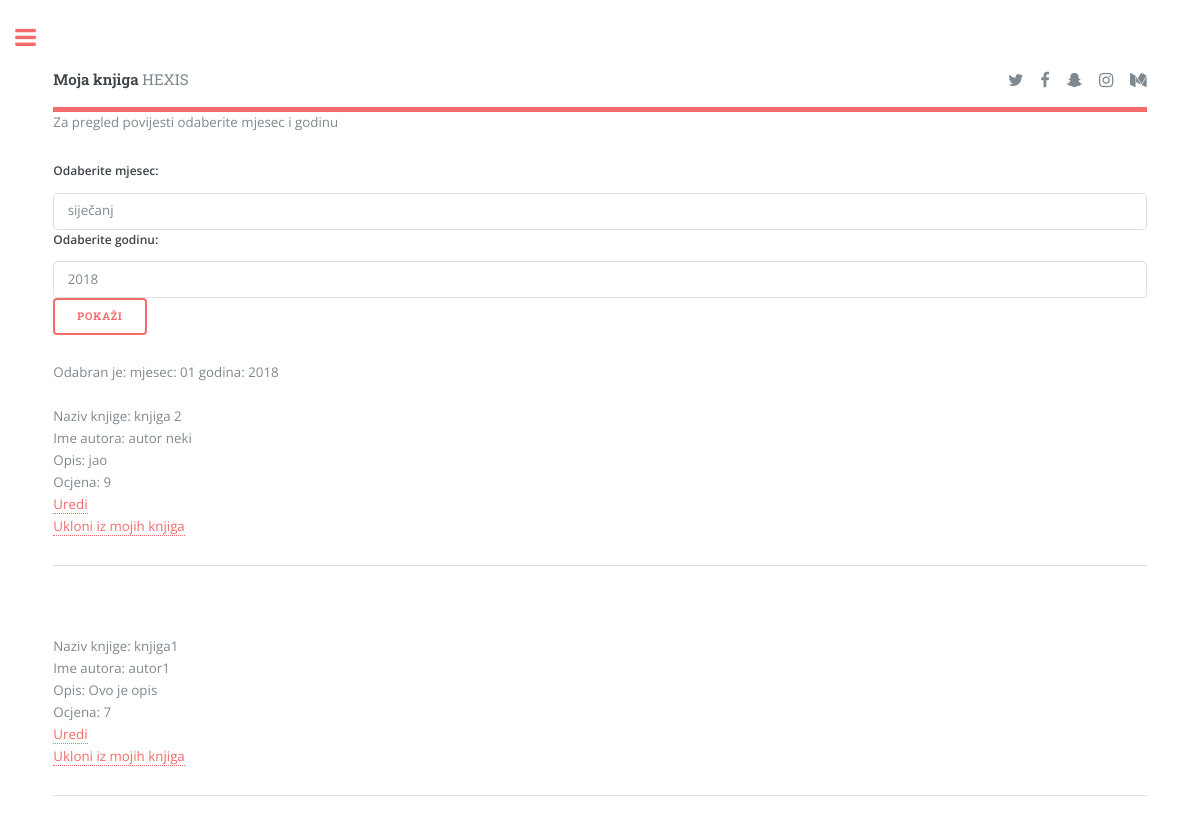
Screenshot of /mybooksReportB.php (signed in) with the database file from the repository.
### tables this page shows
CREATE TABLE `ratingsb` (
  `id` int(11) NOT NULL,
  `userIdR` int(11) NOT NULL,
  `ratingR` int(11) NOT NULL,
  `bookIdR` int(11) NOT NULL
);

CREATE TABLE `booksb` (
  `id` int(11) NOT NULL,
  `nameBo` varchar(100) NOT NULL,
  `authorBo` varchar(500) NOT NULL,
  `descriptionBo` varchar(500) NOT NULL,
  `idUserBo` int(11) NOT NULL,
  `dateB` timestamp NOT NULL DEFAULT CURRENT_TIMESTAMP
);

### mybooksReportB.php (the view, shortened to what this page needs)
<?php
if( isset($_POST['mjesec']) ){
$mjesec=$_POST['mjesec'];}else
{$mjesec=date('m');}
if( isset($_POST['godina']) ){
$godina=$_POST['godina'];}else
{$godina=date('Y');}
$user= $_SESSION["user"];
if($mjesec==="1"){$selected1="selected";}else{$selected1=" ";}
if($godina==="2018"){$selected2018="selected";}else{$selected2018=" ";}
?>
<html>
<head>
    <link rel="stylesheet" href="assets/css/main.css" />
</head>
<body>
                    <div id="wrapper">
                <div id="main">
						<div class="inner">
                                                    <header id="header">
									<a href="index.php" class="logo"><strong>Moja knjiga</strong> HEXIS</a>
									<ul class="icons">
										<li><a href="#" class="icon fa-twitter"><span class="label">Twitter</span></a></li>
										<li><a href="#" class="icon fa-facebook"><span class="label">Facebook</span></a></li>
										<li><a href="#" class="icon fa-snapchat-ghost"><span class="label">Snapchat</span></a></li>
										<li><a href="#" class="icon fa-instagram"><span class="label">Instagram</span></a></li>
										<li><a href="#" class="icon fa-medium"><span class="label">Medium</span></a></li>
									</ul>
								</header>
    <form name="addbook" action="" method="POST">
        <p>Za pregled povijesti odaberite mjesec i godinu</p>
        <label>Odaberite mjesec: </label>
  <select type="select" name="mjesec" >
      <option value="1" <?php echo $selected1 ?> >siječanj</option>
  </select>
          <label>Odaberite godinu: </label>
  <select type="select" name="godina" >
      <option <?php echo $selected2018 ?> value="2018" selected="">2018</option>
  </select>
  <button class="button" type="submit">Pokaži</button>
 </form>
</body>
<?php
echo "mjesec: ";
echo $mjesec;
echo "godina: ";
echo $godina;
echo "<br>";
$pdo = Database::connect();
$pdo->setAttribute(PDO::ATTR_ERRMODE, PDO::ERRMODE_EXCEPTION);
$sql = "SELECT * FROM booksb B INNER JOIN ratingsb R on R.bookIdR = B.id   where  MONTH(dateB) = ".$mjesec." AND YEAR(dateB) = ".$godina." and R.userIdR =".$user." order by R.ratingR desc";
foreach ($pdo->query($sql) as $row) {
    $num = $row['bookIdR'];
    echo "<br>Naziv knjige: ";
    echo $row['nameBo'];
    echo"<br>Ime autora: ";
    echo $row['authorBo'];
    echo"<br>Opis: ";
    echo $row['descriptionBo'];
    echo "<br>Ocjena: ";
    echo $row['ratingR'];
    echo "<br>";
    echo "<a href='editBookB.php?num=".$num."'>Uredi</a><br>";
    echo "<a href='deleteBookQ.php?num=".$num."'>Ukloni iz mojih knjiga</a><hr>";
    echo "<br>";
}
?>
<br>
                                                </body>
                                                </html>

### rows the page displays
ratingsb: bookIdR.nameBo "knjiga 2", bookIdR.authorBo "autor neki", bookIdR.descriptionBo "jao", ratingR "9"
ratingsb: bookIdR.nameBo "knjiga1", bookIdR.authorBo "autor1", bookIdR.descriptionBo "Ovo je opis", ratingR "7"

### other values shown
$mjesec "01"
$godina "2018"
